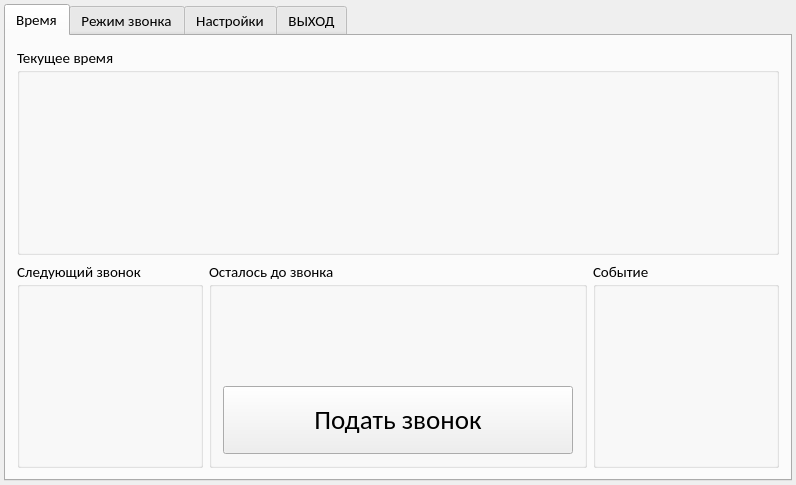
<?xml version="1.0" encoding="UTF-8"?>
<ui version="4.0">
 <class>MainWindow</class>
 <widget class="QMainWindow" name="MainWindow">
  <property name="geometry">
   <rect>
    <x>0</x>
    <y>0</y>
    <width>796</width>
    <height>485</height>
   </rect>
  </property>
  <property name="font">
   <font>
    <family>Calibri</family>
    <pointsize>11</pointsize>
   </font>
  </property>
  <property name="windowTitle">
   <string>Звонок</string>
  </property>
  <widget class="QWidget" name="centralWidget">
   <layout class="QGridLayout" name="gridLayout_2">
    <property name="leftMargin">
     <number>4</number>
    </property>
    <property name="topMargin">
     <number>4</number>
    </property>
    <property name="rightMargin">
     <number>4</number>
    </property>
    <property name="bottomMargin">
     <number>4</number>
    </property>
    <property name="spacing">
     <number>0</number>
    </property>
    <item row="0" column="1">
     <widget class="QTabWidget" name="tabWidget">
      <property name="currentIndex">
       <number>0</number>
      </property>
      <widget class="QWidget" name="tab">
       <attribute name="title">
        <string>Время</string>
       </attribute>
       <layout class="QGridLayout" name="gridLayout_3">
        <item row="0" column="0">
         <layout class="QGridLayout" name="gridLayout">
          <item row="4" column="0">
           <widget class="QGroupBox" name="groupBox_4">
            <property name="title">
             <string>Cледующий звонок</string>
            </property>
            <layout class="QVBoxLayout" name="verticalLayout_4">
             <item>
              <widget class="QLabel" name="next_call">
               <property name="font">
                <font>
                 <pointsize>50</pointsize>
                </font>
               </property>
               <property name="text">
                <string/>
               </property>
               <property name="alignment">
                <set>Qt::AlignCenter</set>
               </property>
              </widget>
             </item>
            </layout>
           </widget>
          </item>
          <item row="4" column="3">
           <widget class="QGroupBox" name="groupBox_3">
            <property name="title">
             <string>Событие</string>
            </property>
            <layout class="QVBoxLayout" name="verticalLayout_3">
             <item>
              <widget class="QLabel" name="event_label">
               <property name="font">
                <font>
                 <pointsize>40</pointsize>
                </font>
               </property>
               <property name="text">
                <string/>
               </property>
               <property name="alignment">
                <set>Qt::AlignCenter</set>
               </property>
               <property name="wordWrap">
                <bool>true</bool>
               </property>
              </widget>
             </item>
            </layout>
           </widget>
          </item>
          <item row="4" column="1" colspan="2">
           <widget class="QGroupBox" name="main_group">
            <property name="title">
             <string>Осталось до звонка</string>
            </property>
            <layout class="QVBoxLayout" name="verticalLayout_2">
             <item>
              <widget class="QLabel" name="for_call">
               <property name="font">
                <font>
                 <pointsize>50</pointsize>
                </font>
               </property>
               <property name="text">
                <string/>
               </property>
               <property name="alignment">
                <set>Qt::AlignCenter</set>
               </property>
              </widget>
             </item>
             <item>
              <widget class="QPushButton" name="Send_call">
               <property name="sizePolicy">
                <sizepolicy hsizetype="Preferred" vsizetype="Preferred">
                 <horstretch>0</horstretch>
                 <verstretch>0</verstretch>
                </sizepolicy>
               </property>
               <property name="font">
                <font>
                 <pointsize>20</pointsize>
                </font>
               </property>
               <property name="text">
                <string>Подать звонок</string>
               </property>
              </widget>
             </item>
            </layout>
           </widget>
          </item>
          <item row="2" column="0" colspan="4">
           <widget class="QGroupBox" name="groupBox">
            <property name="title">
             <string>Текущее время</string>
            </property>
            <layout class="QVBoxLayout" name="verticalLayout">
             <item>
              <widget class="QLabel" name="now_time">
               <property name="font">
                <font>
                 <family>Calibri</family>
                 <pointsize>70</pointsize>
                </font>
               </property>
               <property name="text">
                <string/>
               </property>
               <property name="alignment">
                <set>Qt::AlignCenter</set>
               </property>
              </widget>
             </item>
            </layout>
           </widget>
          </item>
         </layout>
        </item>
       </layout>
      </widget>
      <widget class="QWidget" name="tab_2">
       <attribute name="title">
        <string>Режим звонка</string>
       </attribute>
       <layout class="QGridLayout" name="gridLayout_5">
        <property name="leftMargin">
         <number>4</number>
        </property>
        <property name="topMargin">
         <number>4</number>
        </property>
        <property name="rightMargin">
         <number>4</number>
        </property>
        <property name="bottomMargin">
         <number>4</number>
        </property>
        <item row="0" column="0">
         <layout class="QGridLayout" name="gridLayout_4" rowstretch="0,1">
          <item row="1" column="0">
           <widget class="QGroupBox" name="auto_box">
            <property name="title">
             <string>Автоматический режим</string>
            </property>
            <layout class="QGridLayout" name="gridLayout_9">
             <item row="1" column="1">
              <widget class="QPushButton" name="select_template">
               <property name="text">
                <string>Выбрать шаблон</string>
               </property>
              </widget>
             </item>
             <item row="1" column="2">
              <widget class="QPushButton" name="add_template">
               <property name="text">
                <string>Добавить шаблон</string>
               </property>
              </widget>
             </item>
             <item row="1" column="3">
              <widget class="QPushButton" name="delete_template">
               <property name="text">
                <string>Удалить шаблон</string>
               </property>
              </widget>
             </item>
             <item row="1" column="0">
              <widget class="QLabel" name="selected_template">
               <property name="text">
                <string>Тут будет имя выбранного шаблона</string>
               </property>
              </widget>
             </item>
             <item row="0" column="0" colspan="4">
              <widget class="QGroupBox" name="groupBox_8">
               <property name="title">
                <string>Шаблоны</string>
               </property>
               <layout class="QHBoxLayout" name="horizontalLayout_4">
                <item>
                 <widget class="QRadioButton" name="lessons_45_minuts">
                  <property name="text">
                   <string>уроки по 45 минут</string>
                  </property>
                 </widget>
                </item>
                <item>
                 <widget class="QRadioButton" name="lessons_40_minuts">
                  <property name="text">
                   <string>уроки по 40 минут</string>
                  </property>
                 </widget>
                </item>
                <item>
                 <widget class="QRadioButton" name="custom_template">
                  <property name="text">
                   <string>свой шаблон</string>
                  </property>
                 </widget>
                </item>
               </layout>
              </widget>
             </item>
             <item row="2" column="0" colspan="4">
              <widget class="QTableView" name="view_custom_template"/>
             </item>
            </layout>
           </widget>
          </item>
          <item row="0" column="0">
           <widget class="QGroupBox" name="groupBox_6">
            <property name="title">
             <string>Режим</string>
            </property>
            <layout class="QHBoxLayout" name="horizontalLayout">
             <item>
              <widget class="QRadioButton" name="auto_mod">
               <property name="text">
                <string>Автоматический режим</string>
               </property>
              </widget>
             </item>
             <item>
              <widget class="QRadioButton" name="hand_mod">
               <property name="text">
                <string>Ручной режим</string>
               </property>
              </widget>
             </item>
            </layout>
           </widget>
          </item>
         </layout>
        </item>
       </layout>
      </widget>
      <widget class="QWidget" name="tab_3">
       <attribute name="title">
        <string>Настройки</string>
       </attribute>
       <layout class="QGridLayout" name="gridLayout_7">
        <property name="leftMargin">
         <number>4</number>
        </property>
        <property name="topMargin">
         <number>4</number>
        </property>
        <property name="rightMargin">
         <number>4</number>
        </property>
        <property name="bottomMargin">
         <number>4</number>
        </property>
        <item row="0" column="0">
         <layout class="QGridLayout" name="gridLayout_6">
          <item row="0" column="0">
           <widget class="QGroupBox" name="groupBox_2">
            <property name="title">
             <string>Звонок</string>
            </property>
            <layout class="QVBoxLayout" name="verticalLayout_5">
             <item>
              <layout class="QHBoxLayout" name="horizontalLayout_3">
               <item>
                <widget class="QPushButton" name="select_audio">
                 <property name="sizePolicy">
                  <sizepolicy hsizetype="Fixed" vsizetype="Preferred">
                   <horstretch>0</horstretch>
                   <verstretch>0</verstretch>
                  </sizepolicy>
                 </property>
                 <property name="minimumSize">
                  <size>
                   <width>200</width>
                   <height>0</height>
                  </size>
                 </property>
                 <property name="text">
                  <string>Выбрать звонок на УРОК</string>
                 </property>
                </widget>
               </item>
               <item>
                <widget class="QGroupBox" name="groupBox_7">
                 <property name="title">
                  <string>Выбранный файл</string>
                 </property>
                 <layout class="QGridLayout" name="gridLayout_8">
                  <item row="0" column="0">
                   <widget class="QLabel" name="route_audio">
                    <property name="text">
                     <string/>
                    </property>
                    <property name="wordWrap">
                     <bool>true</bool>
                    </property>
                   </widget>
                  </item>
                 </layout>
                </widget>
               </item>
              </layout>
             </item>
             <item>
              <layout class="QHBoxLayout" name="horizontalLayout_5">
               <item>
                <widget class="QPushButton" name="selected_audio_peremena">
                 <property name="sizePolicy">
                  <sizepolicy hsizetype="Fixed" vsizetype="Preferred">
                   <horstretch>100</horstretch>
                   <verstretch>0</verstretch>
                  </sizepolicy>
                 </property>
                 <property name="minimumSize">
                  <size>
                   <width>100</width>
                   <height>0</height>
                  </size>
                 </property>
                 <property name="text">
                  <string>Выбрать звонок на ПЕРЕМЕНУ</string>
                 </property>
                </widget>
               </item>
               <item>
                <widget class="QGroupBox" name="groupBox_9">
                 <property name="title">
                  <string>Выбранный файл</string>
                 </property>
                 <layout class="QGridLayout" name="gridLayout_10">
                  <item row="0" column="0">
                   <widget class="QLabel" name="route_audio_on_peremena">
                    <property name="text">
                     <string/>
                    </property>
                    <property name="wordWrap">
                     <bool>true</bool>
                    </property>
                   </widget>
                  </item>
                 </layout>
                </widget>
               </item>
              </layout>
             </item>
            </layout>
           </widget>
          </item>
          <item row="1" column="0">
           <widget class="QGroupBox" name="groupBox_5">
            <property name="title">
             <string>Громкость</string>
            </property>
            <layout class="QHBoxLayout" name="horizontalLayout_2">
             <item>
              <widget class="QSlider" name="slider_volume">
               <property name="minimum">
                <number>1</number>
               </property>
               <property name="maximum">
                <number>100</number>
               </property>
               <property name="pageStep">
                <number>20</number>
               </property>
               <property name="orientation">
                <enum>Qt::Horizontal</enum>
               </property>
              </widget>
             </item>
             <item>
              <widget class="QLabel" name="volume_number">
               <property name="minimumSize">
                <size>
                 <width>100</width>
                 <height>0</height>
                </size>
               </property>
               <property name="text">
                <string>1</string>
               </property>
               <property name="alignment">
                <set>Qt::AlignCenter</set>
               </property>
              </widget>
             </item>
            </layout>
           </widget>
          </item>
         </layout>
        </item>
       </layout>
      </widget>
      <widget class="QWidget" name="tab_4">
       <attribute name="title">
        <string>ВЫХОД</string>
       </attribute>
       <layout class="QGridLayout" name="gridLayout_12">
        <item row="0" column="0">
         <layout class="QGridLayout" name="gridLayout_11">
          <item row="1" column="1">
           <widget class="QPushButton" name="Exit">
            <property name="sizePolicy">
             <sizepolicy hsizetype="Preferred" vsizetype="Preferred">
              <horstretch>0</horstretch>
              <verstretch>0</verstretch>
             </sizepolicy>
            </property>
            <property name="text">
             <string>ВЫХОД</string>
            </property>
           </widget>
          </item>
          <item row="1" column="2">
           <spacer name="horizontalSpacer">
            <property name="orientation">
             <enum>Qt::Horizontal</enum>
            </property>
            <property name="sizeHint" stdset="0">
             <size>
              <width>40</width>
              <height>20</height>
             </size>
            </property>
           </spacer>
          </item>
          <item row="0" column="1">
           <spacer name="verticalSpacer">
            <property name="orientation">
             <enum>Qt::Vertical</enum>
            </property>
            <property name="sizeHint" stdset="0">
             <size>
              <width>20</width>
              <height>40</height>
             </size>
            </property>
           </spacer>
          </item>
          <item row="2" column="1">
           <spacer name="verticalSpacer_2">
            <property name="orientation">
             <enum>Qt::Vertical</enum>
            </property>
            <property name="sizeHint" stdset="0">
             <size>
              <width>20</width>
              <height>40</height>
             </size>
            </property>
           </spacer>
          </item>
          <item row="1" column="0">
           <spacer name="horizontalSpacer_2">
            <property name="orientation">
             <enum>Qt::Horizontal</enum>
            </property>
            <property name="sizeHint" stdset="0">
             <size>
              <width>40</width>
              <height>20</height>
             </size>
            </property>
           </spacer>
          </item>
         </layout>
        </item>
       </layout>
      </widget>
     </widget>
    </item>
   </layout>
  </widget>
 </widget>
 <layoutdefault spacing="6" margin="11"/>
 <resources/>
 <connections/>
</ui>
